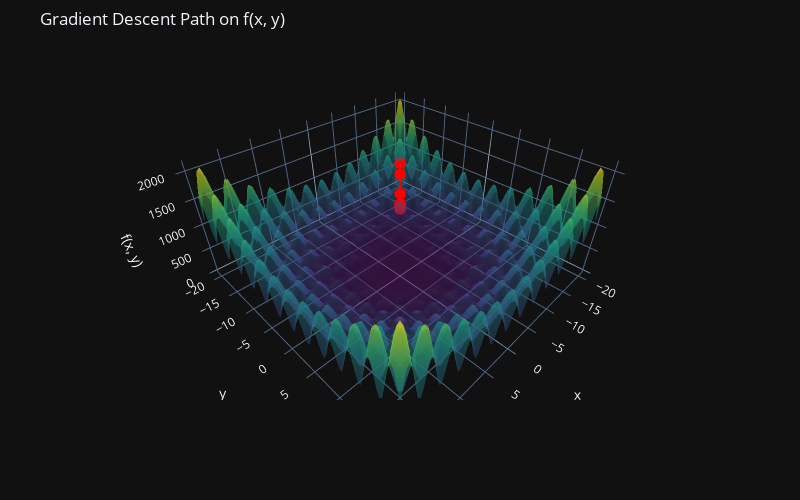

Notebook code for this chart:
### Code cell
# Extract x, y, and z = f(x, y) from history
x_path = [w[0] for w in history]
y_path = [w[1] for w in history]
z_path = [objective_fn(w) for w in history]

# Surface for f(x, y)
X = np.linspace(-20, 20, 100)
Y = np.linspace(-20, 20, 100)
X, Y = np.meshgrid(X, Y)
Z = X ** 2 + Y ** 2 + (X ** 2 + Y ** 2) * (np.cos(X) ** 2 + np.cos(Y) ** 2)

# Create the 3D plot
fig = go.Figure()

# Function surface
fig.add_trace(go.Surface(
    z=Z, x=X, y=Y,
    colorscale='Viridis',
    opacity=0.5,
    showscale=False,
    name='Surface'))

# Descent path
fig.add_trace(go.Scatter3d(
    x=x_path,
    y=y_path,
    z=z_path,
    mode='lines+markers',
    line=dict(color='red', width=4),
    marker=dict(size=4, color='red'),
    name='Gradient Descent Path'
))

# Layout
fig.update_layout(
    title='Gradient Descent Path on f(x, y)',
    scene=dict(
        xaxis_title='x',
        yaxis_title='y',
        zaxis_title='f(x, y)',
        aspectmode='manual',  # Set fixed aspect ratio
        aspectratio=dict(x=1.5, y=1.5, z=0.7)  # Tweak this for better visuals
    ),
    autosize=False,
    width=800,
    height=500,
    margin=dict(l=0, r=0, b=100, t=50)
)

fig.show()

### Figure 1 — Plotly figure (JSON) as saved in the notebook; plotly's stock layout.template omitted (floating-point values rounded to 4 significant figures; data arrays with more than 128 entries replaced by an {"elided": "..."} marker saying what was removed)
{"data": [{"colorscale": [[0.0, "#440154"], [0.1111, "#482878"], [0.2222, "#3e4989"], [0.3333, "#31688e"], [0.4444, "#26828e"], [0.5556, "#1f9e89"], [0.6667, "#35b779"], [0.7778, "#6ece58"], [0.8889, "#b5de2b"], [1.0, "#fde725"]], "name": "Surface", "opacity": 0.5, "showscale": false, "x": {"elided": "100x100 float values"}, "y": {"elided": "100x100 float values"}, "z": {"elided": "100x100 float values"}, "type": "surface"}, {"line": {"color": "red", "width": 4}, "marker": {"color": "red", "size": 4}, "mode": "lines+markers", "name": "Gradient Descent Path", "x": [-15, -12.45, -11.74, -10.14, -10.94, -10.96, -10.93, -10.97, -10.92, -10.99, -10.9, -11.02, -10.86, -11.07, -10.78, -11.15, -10.66, -11.24, -10.52, -11.27, -10.48], "y": [-15, -12.45, -11.74, -10.14, -10.94, -10.96, -10.93, -10.97, -10.92, -10.99, -10.9, -11.02, -10.86, -11.07, -10.78, -11.15, -10.66, -11.24, -10.52, -11.27, -10.48], "z": [969.4, 922.8, 526.9, 439.9, 240.8, 240.9, 240.9, 241.0, 241.1, 241.4, 242.0, 242.9, 244.8, 247.5, 253.6, 259.9, 276.8, 281.6, 312.7, 291.9, 327.8], "type": "scatter3d"}], "layout": {"scene": {"aspectratio": {"x": 1.5, "y": 1.5, "z": 0.7}, "xaxis": {"title": {"text": "x"}}, "yaxis": {"title": {"text": "y"}}, "zaxis": {"title": {"text": "f(x, y)"}}, "aspectmode": "manual"}, "margin": {"l": 0, "r": 0, "b": 100, "t": 50}, "title": {"text": "Gradient Descent Path on f(x, y)"}, "autosize": false, "width": 800, "height": 500}}
